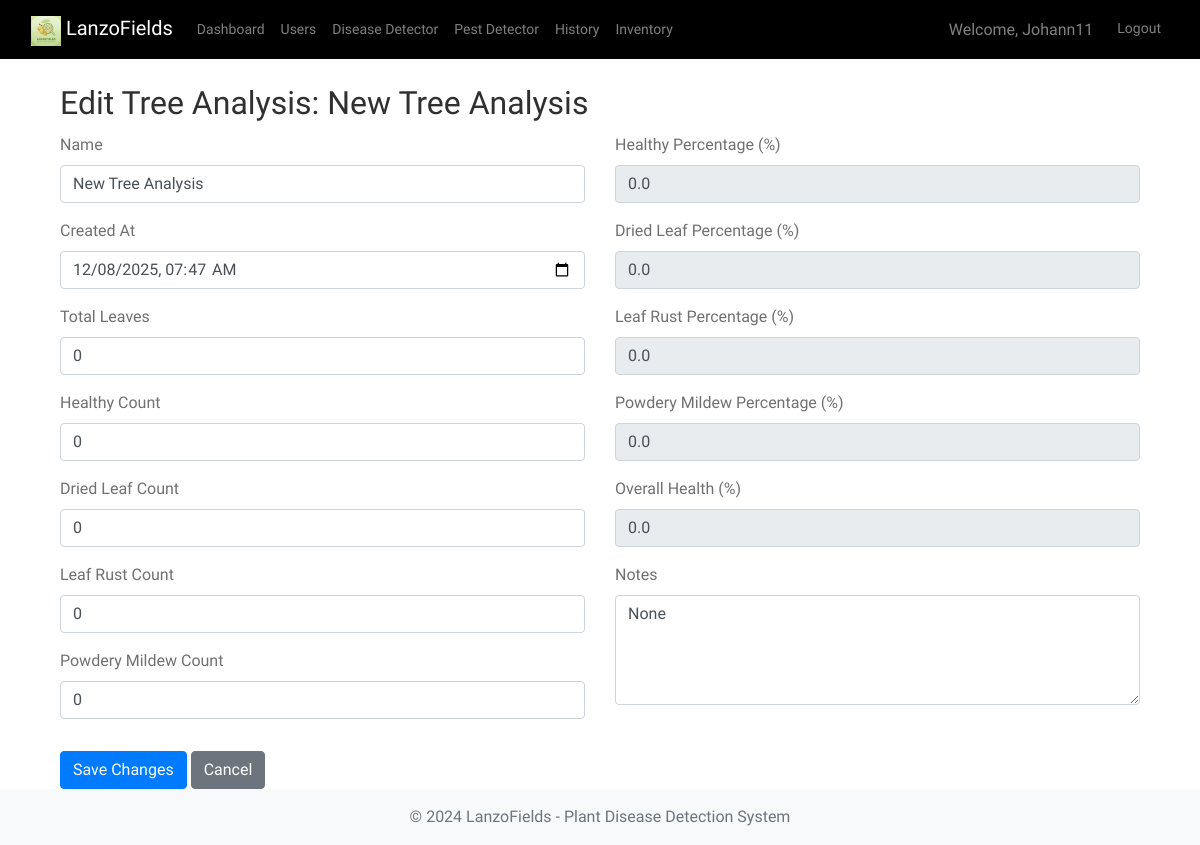
Screenshot of /tree-analysis/277/update/ (signed in) with the database file from the repository.
### dashboard/models.py (models this page shows, shortened)
class CustomUser(AbstractUser):
    ROLE_CHOICES = (
        ('admin', 'Admin'),
        ('client', 'Client'),
    )
    email = models.EmailField(unique=True)  # Make email required and unique
    role = models.CharField(max_length=10, choices=ROLE_CHOICES, default='client')
    USERNAME_FIELD = 'email'  # Use email for authentication
    REQUIRED_FIELDS = ['username']  # Keep username but not required for login

class TreeAnalysis(models.Model):
    plant = models.ForeignKey(
        'dashboard.Plant',
        on_delete=models.CASCADE,
        related_name='tree_analyses',
        null=True,
        blank=True
    )
    name = models.CharField(max_length=100, default="Unnamed Tree")
    created_at = models.DateTimeField(auto_now_add=False, default=timezone.now)
    completed_at = models.DateTimeField(null=True, blank=True)
    is_completed = models.BooleanField(default=False)
    dried_leaf_confidence = models.FloatField(default=0)
    healthy_percentage = models.FloatField(default=0)
    dried_leaf_percentage = models.FloatField(default=0)
    leaf_rust_percentage = models.FloatField(default=0)
    powdery_mildew_percentage = models.FloatField(default=0)
    overall_health = models.FloatField(default=0)  # 0–100 scale
    total_leaves = models.PositiveIntegerField(default=0)
    healthy_count = models.PositiveIntegerField(default=0)
    dried_leaf_count = models.PositiveIntegerField(default=0)
    leaf_rust_count = models.PositiveIntegerField(default=0)
    powdery_mildew_count = models.PositiveIntegerField(default=0)
    notes = models.TextField(blank=True, null=True)
    class Meta:
        ordering = ['-created_at']
        verbose_name_plural = "Tree Analyses"

### dashboard/views.py (the view, shortened to what this page needs)
# urls.py: path('tree-analysis/<int:analysis_id>/update/', views.update_tree_analysis, name='update_tree_analysis'),
@login_required
def update_tree_analysis(request, analysis_id):
    analysis = get_object_or_404(TreeAnalysis, id=analysis_id)
    return render(request, 'dashboard/update_tree_analysis.html', {'analysis': analysis})

### dashboard/templates/dashboard/update_tree_analysis.html (shortened to what this page needs)
{% extends 'dashboard/base.html' %}
{% block content %}
<div class="container mt-4">
    <h2>Edit Tree Analysis: {{ analysis.name }}</h2>
    <form method="post" id="updateForm">
        <div class="row">
            <div class="col-md-6">
                <label class="form-label">Name</label>
                <input type="text" name="name" value="{{ analysis.name }}" class="form-control mb-3">
                <label class="form-label">Created At</label>
                <input
                    type="datetime-local"
                    name="created_at"
                    id="created_at"
                    class="form-control mb-3"
                    value="{{ analysis.created_at|date:'Y-m-d\\TH:i' }}"
                    required
                >
                <label class="form-label">Total Leaves</label>
                <input type="number" name="total_leaves" id="total_leaves" value="{{ analysis.total_leaves }}" class="form-control mb-3">
                <label class="form-label">Healthy Count</label>
                <input type="number" name="healthy_count" id="healthy_count" value="{{ analysis.healthy_count }}" class="form-control mb-3">
                <label class="form-label">Dried Leaf Count</label>
                <input type="number" name="dried_leaf_count" id="dried_leaf_count" value="{{ analysis.dried_leaf_count }}" class="form-control mb-3">
                <label class="form-label">Leaf Rust Count</label>
                <input type="number" name="leaf_rust_count" id="leaf_rust_count" value="{{ analysis.leaf_rust_count }}" class="form-control mb-3">
                <label class="form-label">Powdery Mildew Count</label>
                <input type="number" name="powdery_mildew_count" id="powdery_mildew_count" value="{{ analysis.powdery_mildew_count }}" class="form-control mb-3">
            </div>
            <div class="col-md-6">
                <label class="form-label">Healthy Percentage (%)</label>
                <input type="number" step="0.01" name="healthy_percentage" id="healthy_percentage" value="{{ analysis.healthy_percentage }}" class="form-control mb-3" readonly>
                <label class="form-label">Dried Leaf Percentage (%)</label>
                <input type="number" step="0.01" name="dried_leaf_percentage" id="dried_leaf_percentage" value="{{ analysis.dried_leaf_percentage }}" class="form-control mb-3" readonly>
                <label class="form-label">Leaf Rust Percentage (%)</label>
                <input type="number" step="0.01" name="leaf_rust_percentage" id="leaf_rust_percentage" value="{{ analysis.leaf_rust_percentage }}" class="form-control mb-3" readonly>
                <label class="form-label">Powdery Mildew Percentage (%)</label>
                <input type="number" step="0.01" name="powdery_mildew_percentage" id="powdery_mildew_percentage" value="{{ analysis.powdery_mildew_percentage }}" class="form-control mb-3" readonly>
                <label class="form-label">Overall Health (%)</label>
                <input type="number" step="0.01" name="overall_health" id="overall_health" value="{{ analysis.overall_health }}" class="form-control mb-3" readonly>
                <label class="form-label">Notes</label>
                <textarea name="notes" class="form-control" rows="4">{{ analysis.notes }}</textarea>
            </div>
        </div>
        <div class="mt-3">
            <button type="submit" class="btn btn-primary">Save Changes</button>
            <a href="{% url 'tree_analysis_list' %}" class="btn btn-secondary">Cancel</a>
        </div>
    </form>
</div>
{% endblock %}

### dashboard/templates/dashboard/base.html (shortened to what this page needs)
<!DOCTYPE html>
{% load static %}
<html lang="en">
<head>
    <link href="https://cdn.jsdelivr.net/npm/bootstrap@5.1.3/dist/css/bootstrap.min.css" rel="stylesheet">
    <link rel="stylesheet" href="{% static 'dashboard/css/style.css' %}">
</head>
<body>
    <nav class="navbar navbar-expand-lg navbar-dark bg-dark">
        <div class="container-fluid">
            <a class="navbar-brand" href="{% url 'home' %}">
                <img src="{% static 'dashboard/img/192x192.png' %}" alt="Logo" width="30" height="30" class="d-inline-block align-text-top">
                LanzoFields
            </a>
            <div class="collapse navbar-collapse" id="navbarNav">
                <ul class="navbar-nav me-auto">
                    {% if user.is_authenticated %}
                        {% if user.role == 'admin' %}
                            <li class="nav-item">
                                <a class="nav-link" href="{% url 'admin_dashboard' %}">Dashboard</a>
                            </li>
                            <li class="nav-item">
                                <a class="nav-link" href="{% url 'user_list' %}">Users</a>
                            </li>
                        {% else %}
                            <li class="nav-item">
                                <a class="nav-link" href="{% url 'client_dashboard' %}">Dashboard</a>
                            </li>
                        {% endif %}
                        <li class="nav-item">
                            <a class="nav-link" href="{% url 'detector' %}">Disease Detector</a>
                        </li>
                        <li class="nav-item">
                            <a class="nav-link" href="{% url 'pest_detector' %}">Pest Detector</a>
                        </li>
                        <li class="nav-item">
                            <a class="nav-link" href="{% url 'history' %}">History</a>
                        </li>
                        <li class="nav-item">
                            <a class="nav-link" href="{% url 'inventory' %}">Inventory</a>
                        </li>
                    {% endif %}
                </ul>
                <ul class="navbar-nav">
                    {% if user.is_authenticated %}
                        <li class="nav-item">
                            <span class="navbar-text me-3">Welcome, {{ user.username }}</span>
                        </li>
                        <li class="nav-item">
                            <a class="nav-link" href="{% url 'logout' %}">Logout</a>
                        </li>
                    {% endif %}
                </ul>
            </div>
        </div>
    </nav>
    <main class="container mt-4">
        {% block content %}{% endblock %}
    </main>
    <footer class="footer mt-auto py-3 bg-light">
        <div class="container text-center">
            <span class="text-muted">© 2024 LanzoFields - Plant Disease Detection System</span>
        </div>
    </footer>
</body>
</html>

### dashboard/static/dashboard/css/classy-nav.css (style rules this page uses)
* { margin: 0; padding: 0; }
body { font-family: "Roboto", sans-serif; }
ul, ol { margin: 0; }
ul li, ol li { list-style: none; }
img { height: auto; max-width: 100%; }

### rows the page displays
CustomUser: username "Johann11"
TreeAnalysis: name "New Tree Analysis", created_at "12/08/2025 07:47", total_leaves "0", healthy_count "0", dried_leaf_count "0", leaf_rust_count "0", powdery_mildew_count "0", healthy_percentage "0.0", dried_leaf_percentage "0.0", leaf_rust_percentage "0.0", powdery_mildew_percentage "0.0", overall_health "0.0", notes "None"
